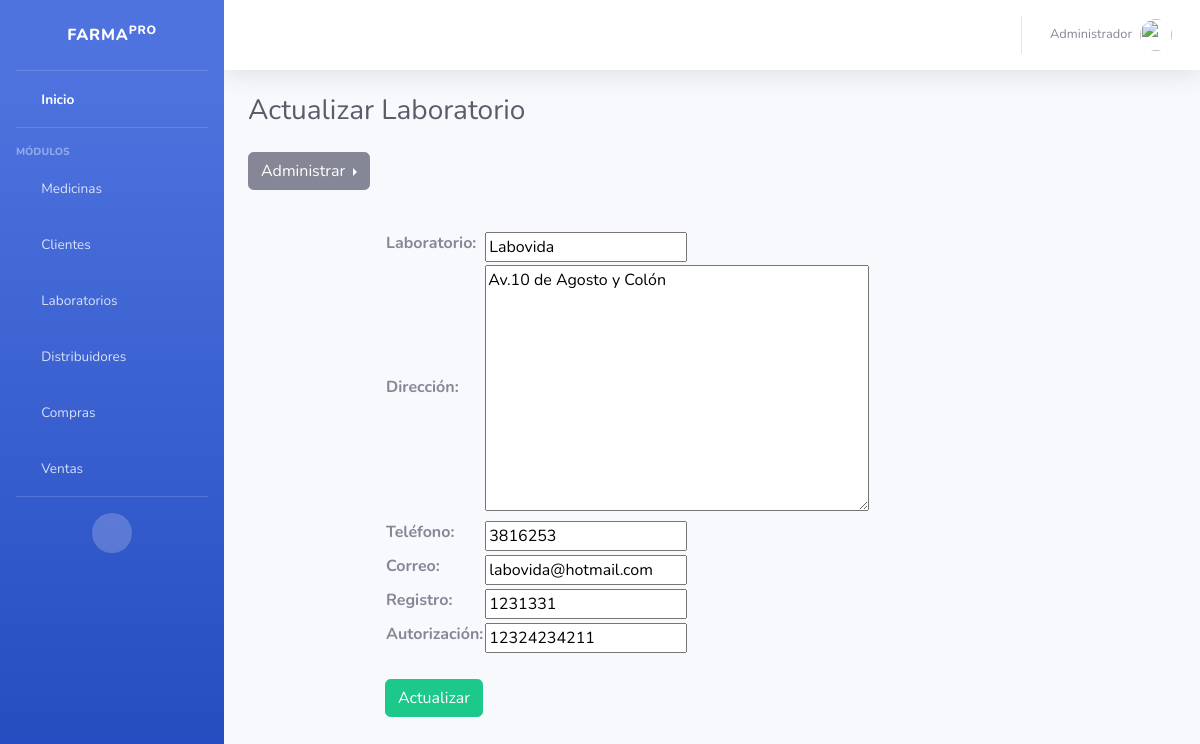
The page /laboratorios/update/1 on the database its author committed.
### laboratorios/models.py (models this page shows, shortened)
class Laboratorio (models.Model):
    nombre_laboratorio = models.CharField(max_length=100, verbose_name="Laboratorio", blank=False, null=False, unique=True)
    direccion_laboratorio = models.TextField(max_length=200, verbose_name="Dirección", blank=False, null=False)
    telefono_laboratorio = models.IntegerField(max_length=10 ,verbose_name="Teléfono", blank=False, null=False )
    correo_laboratorio = models.EmailField( verbose_name="Correo", blank=False, null=False)
    registro_laboratorio = models.CharField(max_length=20, verbose_name="Registro", blank=False, null=False)
    autorizacion_laboratorio = models.CharField(max_length=20, verbose_name="Autorización", blank=False, null=False)
    class Meta:
        verbose_name ="Laboratorio"
        verbose_name_plural ="Laboratorios"

### laboratorios/views.py (the view, shortened to what this page needs)
# urls.py: path("update/<int:pk>", LaboratorioUpdateView.as_view(), name="update"),
class LaboratorioUpdateView(UpdateView):
    model = Laboratorio
    fields = ["nombre_laboratorio","direccion_laboratorio","telefono_laboratorio","correo_laboratorio","registro_laboratorio","autorizacion_laboratorio"]
    template_name_suffix = "_update_form"

### laboratorios/templates/laboratorios/laboratorio_update_form.html (shortened to what this page needs)
 {% extends 'core/base.html' %}
{% block cabecera %} Actualizar Laboratorio {% endblock %}
{% block pie %} {% include 'laboratorios/laboratorio_menu.html'%}
<main role="main">
  <div class="container">
    <div class="row mt-3">
      <div class="col-md-9 mx-auto">
        <div>
          <form action="" method="post">
            <table>
              {{ form.as_table }}
            </table>
            <br />
            <input type="submit" value="Actualizar" c class="btn btn-success"/>
          </form>
        </div>
      </div>
    </div>
  </div>
</main>
{% endblock %}

### rows shown on the page
Laboratorio: nombre_laboratorio "Labovida", direccion_laboratorio "Av.10 de Agosto y Colón", telefono_laboratorio "3816253", correo_laboratorio "labovida@hotmail.com", registro_laboratorio "1231331", autorizacion_laboratorio "12324234211"
